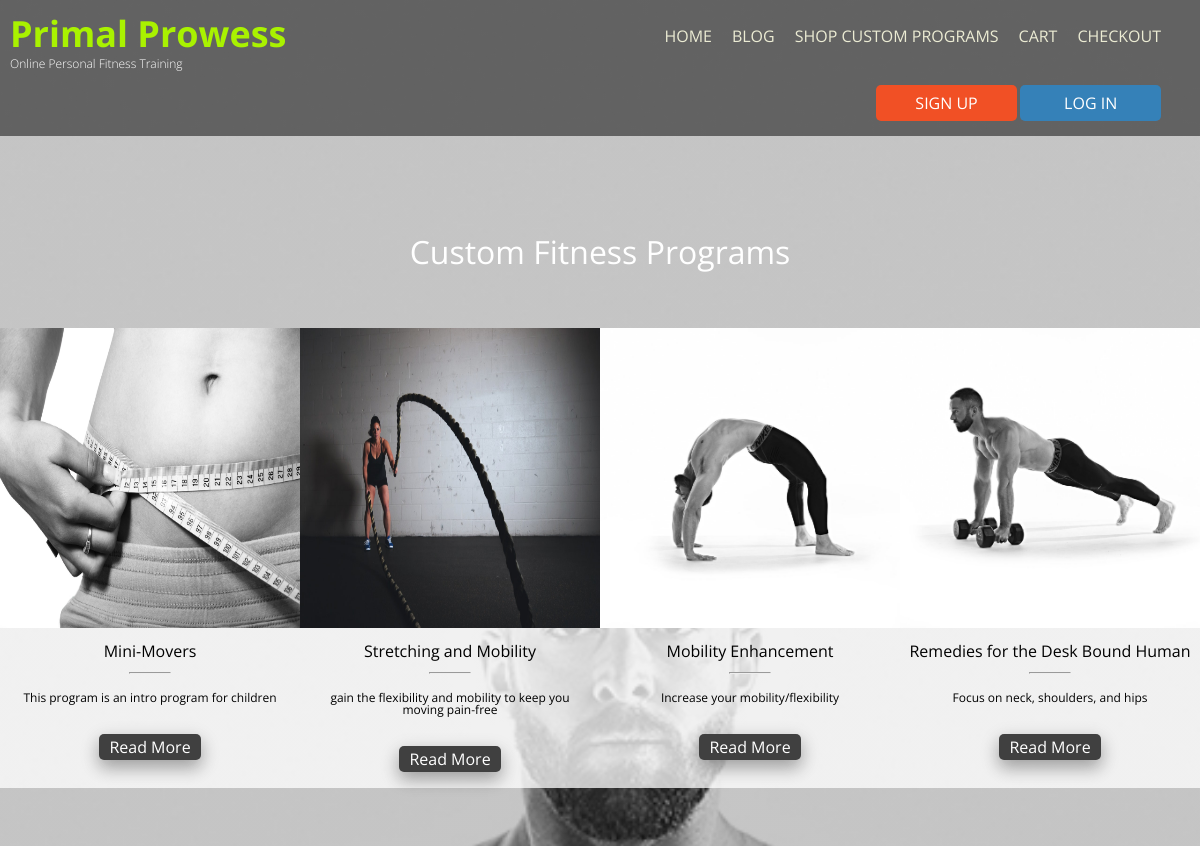
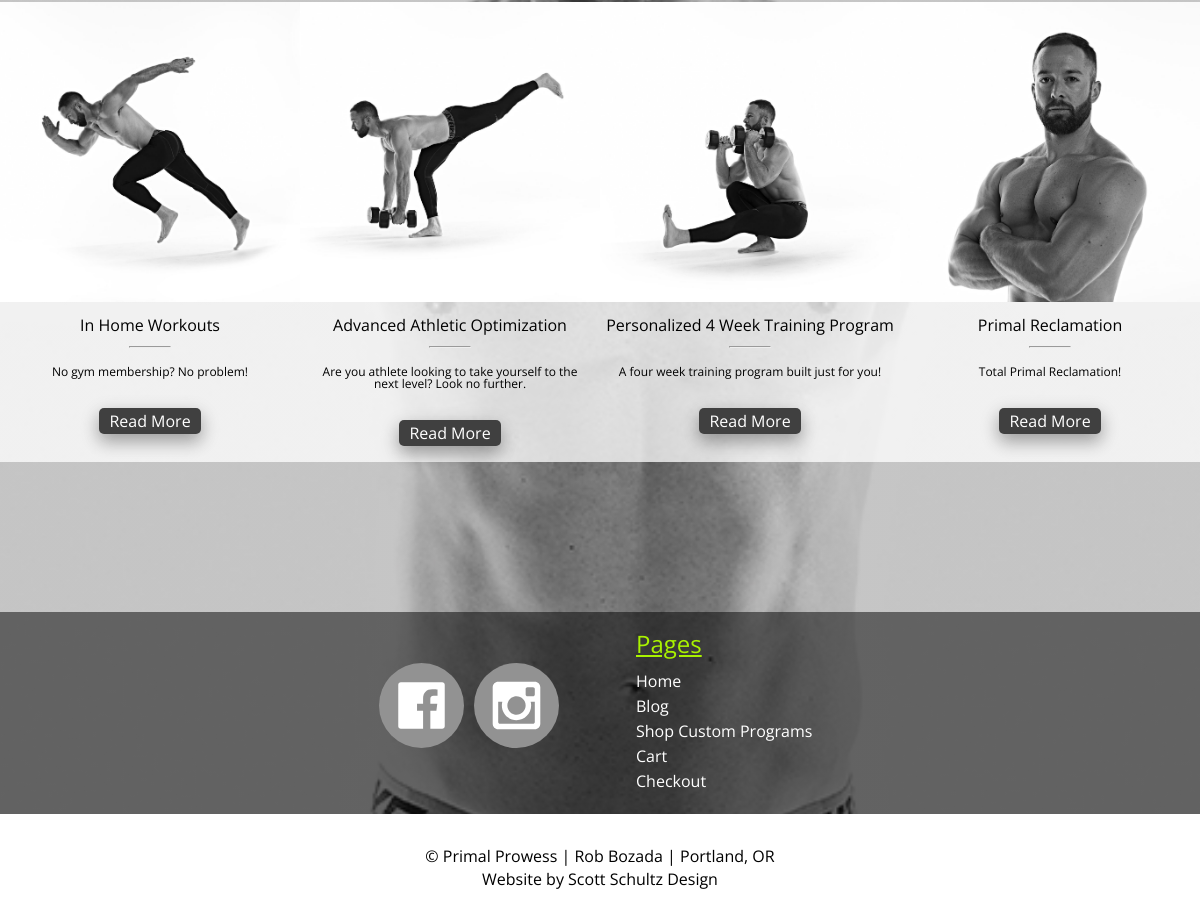
/store/, run on the app's committed database (2 pictures, top to bottom).
### accounts/models.py (models this page shows, shortened)
class ShopItem(models.Model):
    slug = models.SlugField(blank=True, null=True, unique=True)
    product_name = models.CharField(max_length=50)
    file = models.FileField(null=True)
    img = models.ImageField(upload_to=product_img_uh, null=True)
    alt_text = models.CharField(max_length=50, null=True)
    short_description = models.CharField(max_length=100, null=True)
    description = models.CharField(max_length=500)
    price = models.CharField(max_length=50, null=True)

### accounts/views.py (the view)
# urls.py: path('store/', include('accounts.urls_store')),
def store(request):
    product_list = ShopItem.objects.all()
    return render(request, "accounts/store.html", {'products': product_list})

### accounts/templatetags/accounts_tags.py (called while the page is built)
@register.simple_tag
def store_image_or_default(product):
    print(product.img.url)
    return mark_safe('<img class="" src="{}" alt="{}">'.format(product.img.url, product.alt_text))

### accounts/templates/accounts/store.html
{% extends 'base.html' %}
{% load accounts_tags %}
{% block content %}
    <main class="store">
        <h1>Custom Fitness Programs</h1>
        <section class="product_list">
                        <ul>
            {% for product in products %}
                    <li>
                        <div class="card">
                            {% store_image_or_default product %}
                            <h3>{{ product.product_name }}</h3>
                            <hr>
                            <p>{{ product.short_description }}</p>
                            <div class="button">
                                <a href="{% url 'store_single_view' product.slug %}" class="button">Read More</a>
                            </div>
                        </div>
                    </li>
            {% endfor %}
                </ul>
        </section>
    </main>
{% endblock %}

### accounts/static/styles/style.css (style rules this page uses)
body { background: linear-gradient(rgba(64, 64, 64, 0.3), rgba(64, 64, 64, 0.3)), url("/static/accounts/img/rob_correct_crop.jpg"); background-repeat: no-repeat; background-attachment: fixed; background-position: center; background-size: cover; font-family: 'Open Sans', sans-serif; }
main { margin: 0; }
div.button { display: flex; justify-content: center; width: 100%; text-align: center; }
main.store { margin-top: -400px; }
main.store ul { display: flex; flex-wrap: wrap; justify-content: space-evenly; }
main.store li { padding: 50px 0 0 0; }
main.store h1 { font-size: 2em; color: white; text-align: center; }
main.store h3 { text-align: center; padding: 13px 0 5px 0; }
main.store p { font-size: .75em; text-align: center; padding: 10px 10px 0 10px; }
main.store div.card { margin-top: 10px; margin-left: auto; margin-right: auto; width: 300px; height: 450px; background-color: rgba(255, 255, 255, 0.75); padding: 0 0 10px 0; }
main.store div.card a { background-color: #404040; color: white; border-radius: 5px; box-shadow: 0 8px 16px 0 rgba(0, 0, 0, 0.2), 0 6px 20px 0 rgba(0, 0, 0, 0.19); padding: 5px 10px; text-decoration: none; }
main.store div.card div.button { display: flex; padding: 30px 0 5px 0; }
main.store div.card hr { width: 40px; }
main.store img { width: 300px; height: 300px; }
@media (min-width: 768px) { section div.button { grid-column-start: 2; align-content: center; align-items: center; } }

### data on the page
ShopItem: img+alt_text (picture), product_name "Mini-Movers", short_description "This program is an intro program for children"
ShopItem: img+alt_text (picture), product_name "Stretching and Mobility", short_description "gain the flexibility and mobility to keep you moving pain-free"
ShopItem: img+alt_text (picture), product_name "Mobility Enhancement", short_description "Increase your mobility/flexibility"
ShopItem: img+alt_text (picture), product_name "Remedies for the Desk Bound Human", short_description "Focus on neck, shoulders, and hips"
ShopItem: img+alt_text (picture), product_name "In Home Workouts", short_description "No gym membership? No problem!"
ShopItem: img+alt_text (picture), product_name "Advanced Athletic Optimization", short_description "Are you athlete looking to take yourself to the next level? Look no further."
ShopItem: img+alt_text (picture), product_name "Personalized 4 Week Training Program", short_description "A four week training program built just for you!"
ShopItem: img+alt_text (picture), product_name "Primal Reclamation", short_description "Total Primal Reclamation!"
